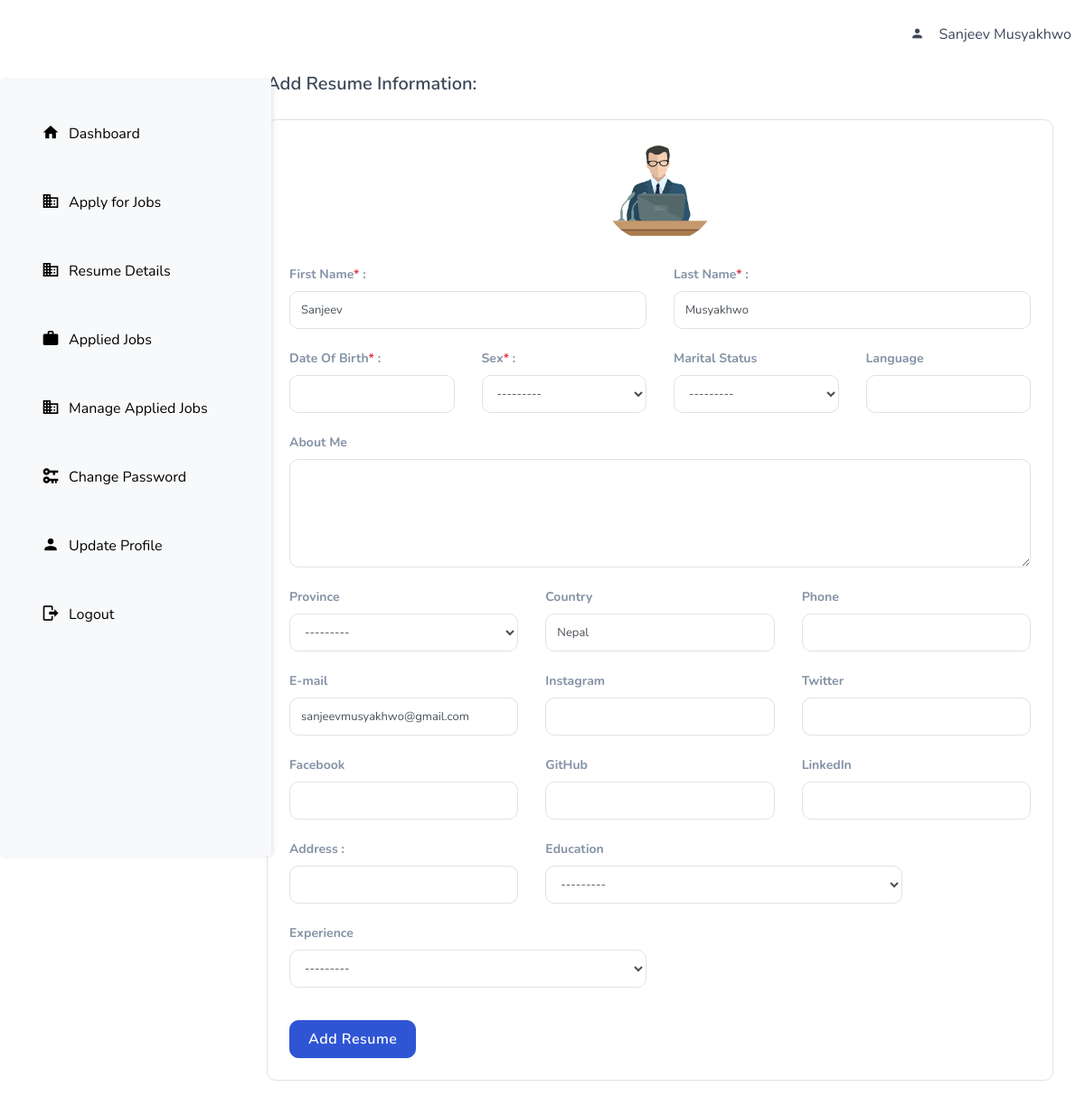
The app's page /resume/add_resume/ (signed in) with its own data.
### accounts/models.py (models this page shows)
class User(AbstractUser):
  email = models.EmailField(unique = True, null=False)
  has_company = models.BooleanField(default=False)
  has_resume = models.BooleanField(default=False)
  is_recruiter = models.BooleanField(default=False)
  is_candidate = models.BooleanField(default=False)

### resume/views.py (the view)
# urls.py: path('add_resume/', views.add_resume,name ='add_resume'),
def add_resume(request):
    if request.method == 'POST':
        form = CreateResumeForm(request.POST)
        if form.is_valid():
            resume = form.save(commit=False)
            resume.user = request.user
            user = User.objects.get(id=request.user.pk)
            user.has_resume = True
            resume.save()
            user.save()
            messages.success(request, "You have added your resume")
            return redirect(reverse('resume:resume_details', args=[resume.pk]))
        else:
            messages.warning(request, 'Something went wrong. Please check the form.')
            return render(request, 'resume/add_resume.html', {'form': form})
    else:
        form = CreateResumeForm()
    return render(request, 'resume/add_resume.html', {'form': form})

### resume/forms.py
class CreateResumeForm(forms.ModelForm):
  class Meta:
    model = Resume
    exclude = ['user']

### templates/resume/add_resume.html (shortened to what this page needs)
{% extends "base.html" %}
{% load static %}
{% load widget_tweaks %}
{% block content %}
<section class="section">
    <div class="container">
        <div class="row">
            <div class="col-lg-12">
                <h5 class="text-dark">Add Resume Information:</h5>
            </div>
            <div class="col-12 mt-3">
                <div class="custom-form p-4 border rounded">
                    <img src="{% static 'images/how-it-work/img-1.png' %}"
                         class="img-fluid avatar avatar-medium d-block mx-auto rounded-pill" alt="">
                    <form method="post" action="{% url 'resume:add_resume' %}">
                        <div class="row mt-4">
                            <div class="col-md-6">
                                <div class="form-group app-label">
                                    <label class="text-muted">First Name<span class="text-danger">*</span> :</label>
                                    <input id="first_name" type="text" class="form-control resume"
                                           placeholder="First Name" name="first_name"
                                           value="{{ request.user.first_name }}" readonly>
                                </div>
                            </div>
                            <div class="col-md-6">
                                <div class="form-group app-label">
                                    <label class="text-muted">Last Name<span class="text-danger">*</span> :</label>
                                    <input id="last-name" type="text" class="form-control resume"
                                           placeholder="Last Name" name="last_name"
                                           value="{{ request.user.last_name }}" readonly>
                                </div>
                            </div>
                            <div class="col-md-3">
                                <div class="form-group app-label">
                                    <label class="text-muted">Date Of Birth<span class="text-danger">*</span> :</label>
                                    {{ form.dob|add_class:"form-control" }}
                                </div>
                            </div>
                            <div class="col-md-3">
                                <div class="form-group app-label">
                                    <label class="text-muted">Sex<span class="text-danger">*</span> :</label>
                                    {{ form.gender|add_class:"form-control" }}
                                </div>
                            </div>
                            <div class="col-md-3">
                                <div class="form-group app-label">
                                    <label class="text-muted">Marital Status</label>
                                    {{ form.marital_status|add_class:"form-control" }}
                                </div>
                            </div>
                            <div class="col-md-3">
                                <div class="form-group app-label">
                                    <label class="text-muted">Language</label>
                                    {{ form.language|add_class:"form-control" }}
                                </div>
                            </div>
                            <div class="col-md-12">
                                <div class="form-group app-label">
                                    <label class="text-muted">About Me</label>
                                    {{ form.about_candidate|add_class:"form-control" }}
                                </div>
                            </div>
                            <div class="col-md-4">
                                <div class="form-group app-label">
                                    <label class="text-muted">Province</label>
                                    {{ form.province|add_class:"form-control" }}
                                </div>
                            </div>
                            <div class="col-md-4">
                                <div class="form-group app-label">
                                    <label class="text-muted">Country</label>
                                    {{ form.country|add_class:"form-control" }}
                                </div>
                            </div>
                            <div class="col-md-4">
                                <div class="form-group app-label">
                                    <label class="text-muted">Phone</label>
                                    {{ form.phone_number|add_class:"form-control" }}
                                </div>
                            </div>
                            <div class="col-md-4">
                                <div class="form-group app-label">
                                    <label class="text-muted">E-mail</label>
                                    <input id="e-mail" type="email" name="email" class="form-control resume"
                                           placeholder="Email ID" value="{{ request.user.email }}" readonly>
                                </div>
                            </div>
                            <div class="col-md-4">
                                <div class="form-group app-label">
                                    <label class="text-muted">Instagram</label>
                                    {{ form.instagram|add_class:"form-control" }}
                                </div>
                            </div>
                            <div class="col-md-4">
                                <div class="form-group app-label">
                                    <label class="text-muted">Twitter</label>
                                    {{ form.twitter|add_class:"form-control" }}
                                </div>
                            </div>
                            <div class="col-md-4">
                                <div class="form-group app-label">
                                    <label class="text-muted">Facebook</label>
                                    {{ form.facebook|add_class:"form-control" }}
                                </div>
                            </div>
                            <div class="col-md-4">
                                <div class="form-group app-label">
                                    <label class="text-muted">GitHub</label>
                                    {{ form.github|add_class:"form-control" }}
                                </div>
                            </div>
                            <div class="col-md-4">
                                <div class="form-group app-label">
                                    <label class="text-muted">LinkedIn</label>
                                    {{ form.linkedin|add_class:"form-control" }}
                                </div>
                            </div>
                            <div class="col-lg-4">
                                <div class="form-group app-label">
                                    <label class="text-muted">Address :</label>
                                    {{ form.address|add_class:"form-control" }}
                                </div>
                            </div>
                            <div class="col-md-6">
                                <div class="form-group app-label">
                                    <label class="text-muted">Education</label>
                                    {{ form.education|add_class:"form-control" }}
                                </div>
                            </div>
                            <div class="col-md-6">
                                <div class="form-group app-label">
                                    <label class="text-muted">Experience</label>
                                    {{ form.experience|add_class:"form-control" }}
                                </div>
                            </div>
                        </div>
                        <button type="submit" class="btn btn-primary mt-3">Add Resume</button>
                    </form>
                </div>
            </div>
        </div>
    </div>
</section>
{% endblock content %}

### templates/base.html (shortened to what this page needs)
{% load static %}
<!DOCTYPE html>
<html lang="en" class="no-js">
<head>
    <link rel="stylesheet" href="{% static 'css/bootstrap.min.css' %}">
    <link rel="stylesheet" href="{% static 'css/materialdesignicons.min.css' %}">
    <link rel="stylesheet" href="{% static 'css/fontawesome.css' %}">
    <link rel="stylesheet" href="{% static 'css/selectize.css' %}">
    <link rel="stylesheet" href="{% static 'css/owl.carousel.css' %}">
    <link rel="stylesheet" href="{% static 'css/owl.theme.css' %}">
    <link rel="stylesheet" href="{% static 'css/owl.transitions.css' %}">
    <link rel="stylesheet" href="{% static 'css/side_nav.css' %}">
    <link rel="stylesheet" href="{% static 'css/style.css' %}">
</head>
<body>
    <header id="topnav" class="defaultscroll">
        <div class="container">
            {% if request.user.is_authenticated %}
            <div class="buy-button">
                <a href="#" class="text-center text-dark">
                    <i class="mdi mdi-account mr-3"></i>{{ request.user.first_name }} {{ request.user.last_name }}
                </a>
            </div>
            {% endif %}
        </div>
    </header>
    <div id="side-navigation" class="side-nav">
        <ul class="side-navigation-menu  ml-2 p-2">
            {% if request.user.is_recruiter %}
            <li><a href="{% url 'dashboard:dashboard_recruiter' %}"><i class="mdi mdi-home"></i> Dashboard</a></li>
            {% if request.user.has_company %}
            <li><a href="{% url 'company:company_detail' request.user.company.pk %}"><i
                        class="mdi mdi-domain"></i>Company Details</a></li>
            <li><a href="{% url 'job:create_job' %}"><i class="mdi mdi-briefcase"></i> Post a Job</a></li>
            <li><a href="{% url 'job:joblist_percompany' %}"><i class="mdi mdi-domain"></i>Manage Jobs</a></li>
            <li><a href=""><i class="mdi mdi-account-group"></i> All Applicants</a></li>
            {% else %}
            <li><a href="{% url 'company:add_company' %}"><i class="mdi mdi-domain"></i>Add Company</a></li>
            {% endif %}
            <li><a href="{% url 'accounts:change_password' %}"><i class="mdi mdi-key-change"></i> Change Password</a>
            </li>
            <li><a href="{% url 'accounts:update_profile' request.user.pk %}"><i class="mdi mdi-account"></i> Update
                    Profile</a></li>
            <li><a href="{% url 'accounts:logout_user' %}"><i class="mdi mdi-logout"></i> Logout</a></li>
            {% elif request.user.is_candidate %}
            <li><a href="{% url 'dashboard:dashboard_candidate' %}"><i class="mdi mdi-home"></i> Dashboard</a></li>
            {% if request.user.has_resume %}
            <li><a href=""><i class="mdi mdi-domain"></i>Apply for Jobs</a></li>
            <li><a href="{% url 'resume:resume_details' request.user.resume.pk %}"><i class="mdi mdi-domain"></i>Resume Details </a></li>
            <li><a href=""><i class="mdi mdi-briefcase"></i> Applied Jobs</a></li>
            <li><a href=""><i class="mdi mdi-domain"></i>Manage Applied Jobs</a></li>
            {% else %}
            <li><a href="{% url 'resume:add_resume' %}"><i class="mdi mdi-domain"></i>Add Resume</a></li>
            {% endif %}
            <li><a href="{% url 'accounts:change_password' %}"><i class="mdi mdi-key-change"></i> Change Password</a>
            </li>
            <li><a href="{% url 'accounts:update_profile' request.user.pk %}"><i class="mdi mdi-account"></i> Update
                    Profile</a></li>
            <li><a href="{% url 'accounts:logout_user' %}"><i class="mdi mdi-logout"></i> Logout</a></li>
            {% endif %}
        </ul>
    </div>
    <div class="content mt-5">
        {% block content %}
        {% endblock content %}
    </div>
</body>
</html>

### static/css/side_nav.css (style rules this page uses)
body { overflow-x: hidden }
.side-nav { width: 250px; height: 100%; background-color: #fff; position: fixed; top: 0; left: 0; overflow-y: auto; padding-top: 20px; box-shadow: 2px 0 5px rgba(0, 0, 0, 0.2); }
.side-navigation-menu { list-style-type: none; padding: 0; margin: 0; }
.side-navigation-menu li { margin: 0; padding: 10px 20px; }
.side-navigation-menu li a { color:#000; text-decoration: none; font-size: 16px; display: flex; align-items: center; }
.side-navigation-menu li a i { margin-right: 10px; font-size: 20px; }

### static/css/style.css (style rules this page uses)
.text-danger { color: #e43f52 !important; }
.text-dark { color: #3c4858 !important; }
.text-muted { color: #8492a6 !important; }
.rounded { border-radius: 10px !important; }
.btn { padding: 8px 20px; outline: none; text-decoration: none; font-size: 16px; letter-spacing: 0.5px; -webkit-transition: all 0.3s; transition: all 0.3s; font-weight: 600; border-radius: 10px; }
.btn.btn-primary, .btn.btn-secondary, .btn.btn-success, .btn.btn-danger, .btn.btn-info, .btn.btn-warning, .btn.btn-dark { color: #ffffff !important; }
.btn.btn-primary { background: #2f55d4; border: 1px solid #2f55d4; }
.form-control:disabled, .form-control[readonly] { background-color: transparent; opacity: 1; }
button:not(:disabled) { outline: none; }
.avatar.avatar-medium { height: 110px; }
.form-group { margin-bottom: 20px; }
.form-group label { font-size: 14px; font-weight: 700; }
.form-group .form-control { -webkit-box-shadow: none; box-shadow: none; border: 1px solid #dee2e6; height: 42px; font-size: 13px; border-radius: 10px; -webkit-transition: all 0.5s ease; transition: all 0.5s ease; }
.form-group textarea { height: 120px !important; }
.form-group textarea.form-control { line-height: 25px; }
body { font-family: "Nunito", sans-serif; overflow-x: hidden !important; font-size: 16px; color: #161c2d; }
h1, h2, h3, h4, h5, h6, .h1, .h2, .h3, .h4, .h5, .h6 { font-family: "Nunito", sans-serif; line-height: 1.5; font-weight: 600; }
a { text-decoration: none !important; }
.section { padding: 10px 0; position: relative; }
#topnav { position: fixed; right: 0; left: 0; top: 0; z-index: 99; background-color: #fff; border: 2px transparent; -webkit-transition: all .5s ease; transition: all .5s ease; padding-left: 500px; }
#topnav .buy-button { float: right; line-height: 68px; padding: 3px 0; }

### templates/base.html (style rules this page uses)
body { overflow-x: hidden; }
.side-nav { width: 300px; position: fixed; top: 89px; left: 0; height: 70%; background-color: #f8f9fa; z-index: 1000; box-shadow: 2px 0 5px rgba(0, 0, 0, 0.1); }
.side-navigation-menu { list-style: none; padding: 0; margin: 0; }
.side-navigation-menu li { display: block; margin-bottom: 15px; }
.side-navigation-menu a { display: flex; align-items: center; padding: 5px 10px; color: #333; text-decoration: none; }
.side-navigation-menu i { margin-right: 10px; }
.content { margin-left: 260px; padding: 20px; }

### records on screen
User: user.first_name "Sanjeev", user.last_name "Musyakhwo", first_name "Sanjeev", last_name "Musyakhwo", email "sanjeevmusyakhwo@gmail.com"
